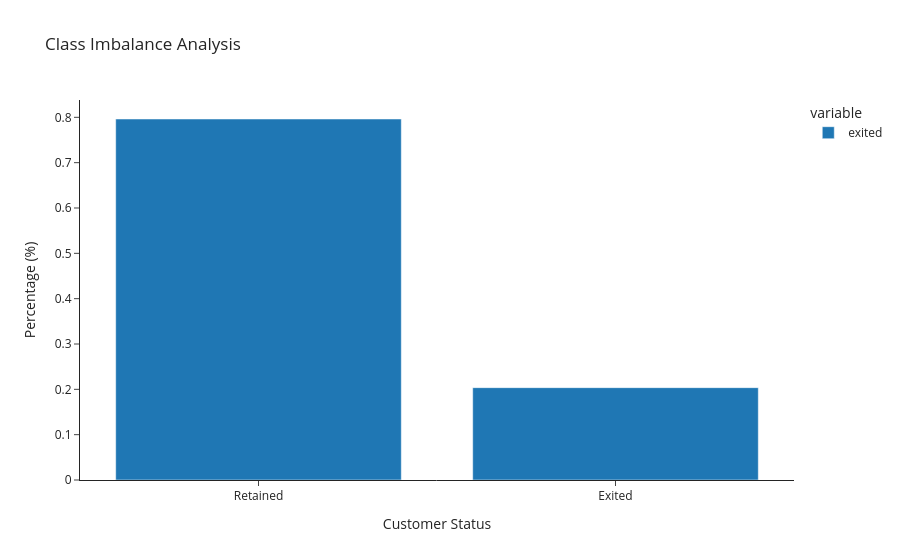

Notebook code cell kept with this figure:
### Markdown cell above
**Decision Tree, Random Forest, and Logistic Regression** models will be trained using the original **imbalanced** dataset. Their performance will then be compared with the results obtained after applying class balancing techniques to evaluate the impact of class imbalance on model performance.

### Code cell
# Examining class imbalance
target_proportion = target.value_counts(normalize=True)
target_proportion.index = ['Retained', 'Exited']

px.bar(
    target_proportion,
    title='Class Imbalance Analysis',
    labels={
        'value': 'Percentage (%)',
        'index': 'Customer Status'
    },
    template='simple_white'
)

### Figure 1 — Plotly figure (JSON) as saved in the notebook; plotly's stock layout.template omitted (floating-point values rounded to 4 significant figures)
{"data": [{"alignmentgroup": "True", "hovertemplate": "variable=exited<br>Customer Status=%{x}<br>Percentage (%)=%{y}<extra></extra>", "legendgroup": "exited", "marker": {"color": "#1F77B4", "pattern": {"shape": ""}}, "name": "exited", "offsetgroup": "exited", "orientation": "v", "showlegend": true, "textposition": "auto", "type": "bar", "x": ["Retained", "Exited"], "xaxis": "x", "y": [0.7963, 0.2037], "yaxis": "y"}], "layout": {"barmode": "relative", "legend": {"title": {"text": "variable"}, "tracegroupgap": 0}, "title": {"text": "Class Imbalance Analysis"}, "xaxis": {"anchor": "y", "domain": [0, 1], "title": {"text": "Customer Status"}}, "yaxis": {"anchor": "x", "domain": [0, 1], "title": {"text": "Percentage (%)"}}}}
